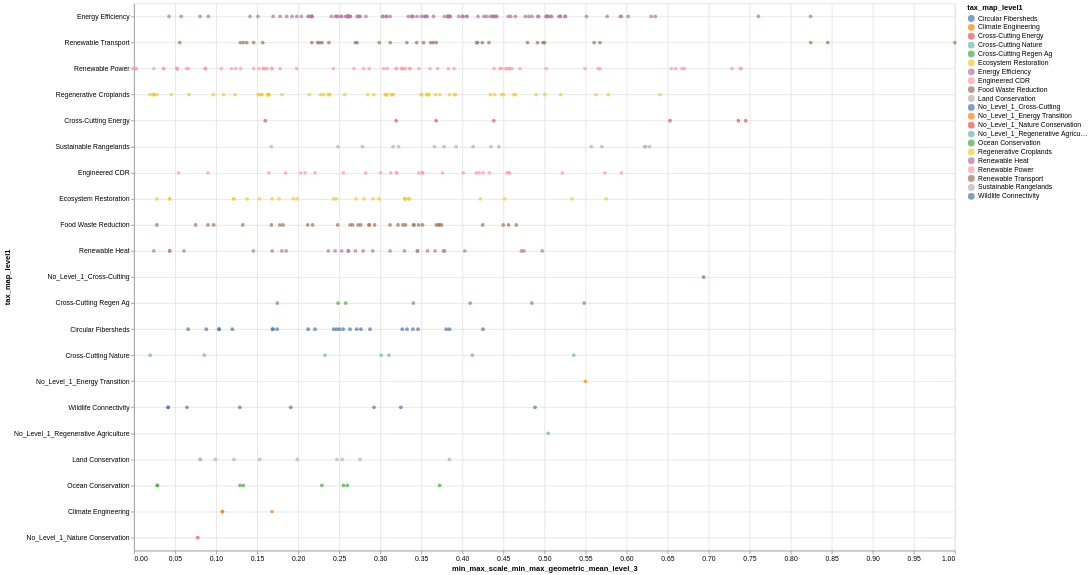

The code cell stored with this chart in its notebook:
### Code cell
import altair as alt

_attention_index = attention_index

_sort_order = attention_index.sort_values(
    "zero_max_geometric_mean_level_1", ascending=False
)["tax_map_level1"].unique()
# replace _df with your data source
_chart = (
    alt.Chart(
        _attention_index,
        height=800,
        width=1200,
    )
    .mark_circle()
    .encode(
        x=alt.X(
            field="min_max_scale_min_max_geometric_mean_level_3",
            type="quantitative",
        ),
        # x=alt.X(field='min_max_scale_min_max_geometric_mean_level_2', type='quantitative'),
        y=alt.Y(field="tax_map_level1", type="nominal", sort=_sort_order),
        color=alt.Color(field="tax_map_level1", type="nominal"),
        tooltip=[
            alt.Tooltip(field="tax_map_level1"),
            alt.Tooltip(field="tax_map_level2"),
            alt.Tooltip(field="tax_map_level3"),
            alt.Tooltip(field="min_max_scale_min_max_geometric_mean_level_3"),
        ],
    )
    .properties(
        # height=290,
        # width='container',
        config={"axis": {"grid": True}}
    )
)
_chart

### Figure 1 — Vega-Lite specification as saved in the notebook (floating-point values rounded to 4 significant figures; data arrays with more than 128 entries replaced by an {"elided": "..."} marker saying what was removed)
{"$schema": "https://vega.github.io/schema/vega-lite/v5.20.1.json", "config": {"axis": {"grid": true}, "view": {"continuousHeight": 300, "continuousWidth": 300}}, "data": {"name": "data-2cac0a35ae3f74d571fe4089c4a88700"}, "datasets": {"data-2cac0a35ae3f74d571fe4089c4a88700": {"elided": "477 records"}}, "encoding": {"color": {"field": "tax_map_level1", "type": "nominal"}, "tooltip": [{"field": "tax_map_level1"}, {"field": "tax_map_level2"}, {"field": "tax_map_level3"}, {"field": "min_max_scale_min_max_geometric_mean_level_3"}], "x": {"field": "min_max_scale_min_max_geometric_mean_level_3", "type": "quantitative"}, "y": {"field": "tax_map_level1", "sort": ["Energy Efficiency", "Renewable Transport", "Renewable Power", "Regenerative Croplands", "Cross-Cutting Energy", "Sustainable Rangelands", "Engineered CDR", "Ecosystem Restoration", "Food Waste Reduction", "Renewable Heat", "No_Level_1_Cross-Cutting", "Cross-Cutting Regen Ag", "Circular Fibersheds", "Cross-Cutting Nature", "No_Level_1_Energy Transition", "Wildlife Connectivity", "No_Level_1_Regenerative Agriculture", "Land Conservation", "Ocean Conservation", "Climate Engineering", "No_Level_1_Nature Conservation"], "type": "nominal"}}, "height": 800, "mark": {"type": "circle"}, "usermeta": {"embedOptions": {}}, "width": 1200}
